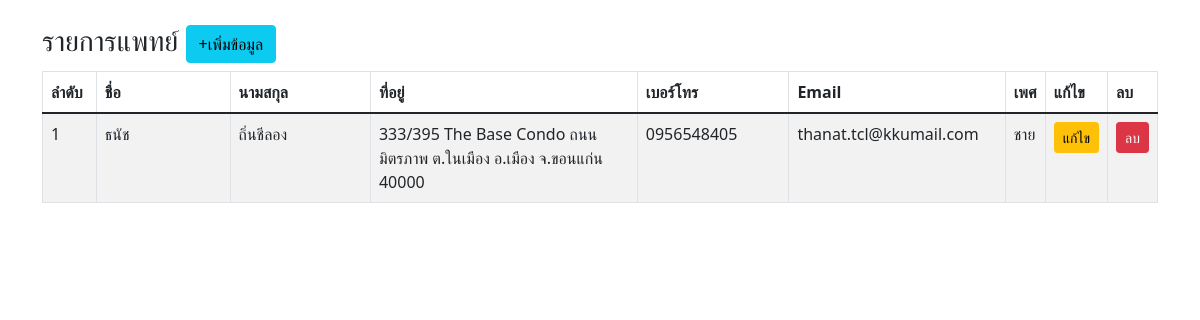
Before: / with the older database file.
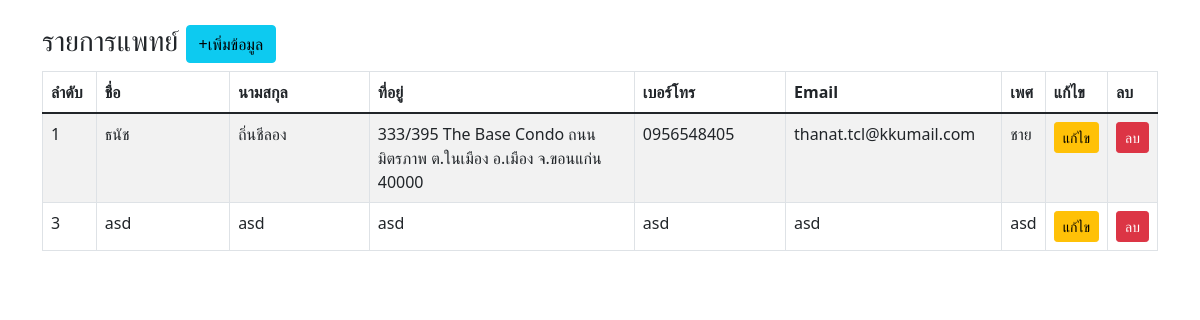
After: the same page with the newer database file.
### tables this page shows
CREATE TABLE `tbl_member` (
  `id` int(11) NOT NULL,
  `name` varchar(50) NOT NULL,
  `surname` varchar(100) NOT NULL,
  `address` varchar(100) NOT NULL,
  `tell` varchar(10) NOT NULL,
  `email` varchar(100) NOT NULL,
  `gender` varchar(20) NOT NULL
);

### index.php (the view, shortened to what this page needs)
<!DOCTYPE html>
<html lang="en">
    <head>
        <link href="https://cdn.jsdelivr.net/npm/bootstrap@5.1.1/dist/css/bootstrap.min.css" rel="stylesheet">
    </head>
    <body>
        <div class="container">
            <div class="row">
                <div class="col-md-12"> <br>
                    <h3>รายการแพทย์ <a href="formAdd.php" class="btn btn-info">+เพิ่มข้อมูล</a> </h3>
                    <table class="table table-striped  table-hover table-responsive table-bordered">
                        <thead>
                            <tr>
                                <th width="5%">ลำดับ</th>
                                <th width="15%">ชื่อ</th>
                                <th width="15%">นามสกุล</th>
                                <th width="30%">ที่อยู่</th>
                                <th width="15%">เบอร์โทร</th>
                                <th width="20%">Email</th>
                                <th width="20%">เพศ</th>
                                <th width="5%">แก้ไข</th>
                                <th width="5%">ลบ</th>
                            </tr>
                        </thead>
                        <tbody>
                            <?php
                            require_once 'connect.php';
                            $stmt = $conn->prepare("SELECT* FROM tbl_member");
                            $stmt->execute();
                            $result = $stmt->fetchAll();
                            foreach($result as $k) {
                            ?>
                            <tr>
                                <td><?= $k['id'];?></td>
                                <td><?= $k['name'];?></td>
                                <td><?= $k['surname'];?></td>
                                <td><?= $k['address'];?></td>
                                <td><?= $k['tell'];?></td>
                                <td><?= $k['email'];?></td>
                                <td><?= $k['gender'];?></td>
                                <td><a href="formEdit.php?id=<?= $k['id'];?>" class="btn btn-warning btn-sm">แก้ไข</a></td>
                                <td><a href="del.php?id=<?= $k['id'];?>" class="btn btn-danger btn-sm" onclick="return confirm('ยืนยันการลบข้อมูล !!');">ลบ</a></td>
                            </tr>
                            <?php } ?>
                        </tbody>
                    </table>
                </div>
            </div>
        </div>
    </body>
</html>

Changed rows visible on the page:
added tbl_member: id "3", name "asd", surname "asd", address "asd", tell "asd", email "asd", gender "asd"
